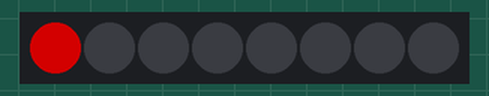
A program run on a simulated BBC micro:bit (MakeCode). On the bench: 8 RGB LEDs in strip order, left to right. Dim RGB values are drawn brighter than linear.

Above: at 0.1 s.
At 0.6 s:
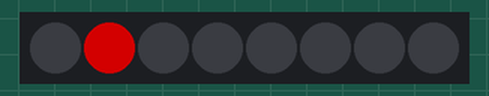
At 1.1 s:
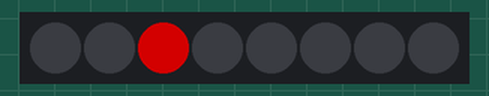
At 2.1 s:
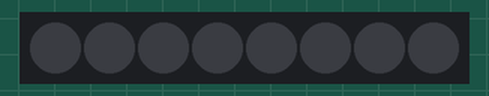
At 6.1 s:
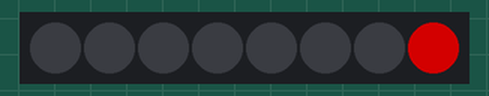
At 7.6 s:
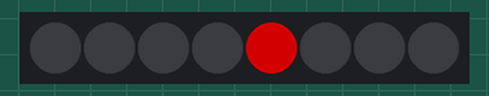
Timing chart, 0 to 40.0 s (numbered marks = the images above):
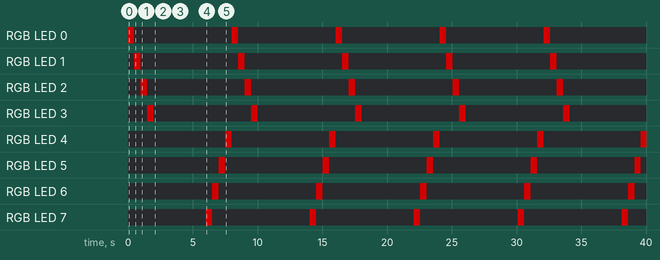

Measured:
- by itself, RGB LED 0–3, RGB LED 5–7: alternates RGB(127, 0, 0) for 0.50 s and off for 7.5 s
- by itself, RGB LED 4: alternates RGB(127, 0, 0) for 0.52 s and off for 7.5 s
- by itself, everything shown: repeats every 8.0 s, in 9 steps
- what the display in image 1 shows lasts 0.5 s, from 0.5 s to 1.0 s
- what the display in image 3 shows lasts 4.0 s, from 2.0 s to 6.0 s

The program:

main.ts
```typescript
let strip = neopixel.create(DigitalPin.P0, 8, NeoPixelMode.RGB)
let range = strip.range(0, 4)
let horna = strip.range(4, 8)
basic.forever(function () {
    for (let _index = 0; _index <= 7; _index++) {
        range.setPixelColor(_index, neopixel.colors(NeoPixelColors.Red))
        range.show()
        basic.pause(500)
        range.clear()
    }
    for (let _index = 0; _index <= 7; _index++) {
        horna.setPixelColor(7 - _index, neopixel.colors(NeoPixelColors.Red))
        horna.show()
        basic.pause(500)
        horna.clear()
    }
})
```

test.ts
```typescript
// sem patria testy; keď sa tento balík použije ako rozšírenie, nebudú sa kompilovať.
```
